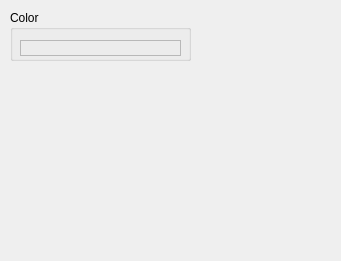
<?xml version="1.0" encoding="UTF-8"?>
<ui version="4.0">
 <class>UnicolorTextureWidget</class>
 <widget class="QWidget" name="UnicolorTextureWidget">
  <property name="geometry">
   <rect>
    <x>0</x>
    <y>0</y>
    <width>341</width>
    <height>261</height>
   </rect>
  </property>
  <property name="windowTitle">
   <string>Form</string>
  </property>
  <widget class="QGroupBox" name="color_box">
   <property name="geometry">
    <rect>
     <x>10</x>
     <y>10</y>
     <width>181</width>
     <height>51</height>
    </rect>
   </property>
   <property name="title">
    <string>Color</string>
   </property>
   <widget class="QFrame" name="color_frame">
    <property name="geometry">
     <rect>
      <x>10</x>
      <y>30</y>
      <width>161</width>
      <height>16</height>
     </rect>
    </property>
    <property name="frameShape">
     <enum>QFrame::StyledPanel</enum>
    </property>
    <property name="frameShadow">
     <enum>QFrame::Raised</enum>
    </property>
   </widget>
  </widget>
 </widget>
 <resources/>
 <connections/>
</ui>
